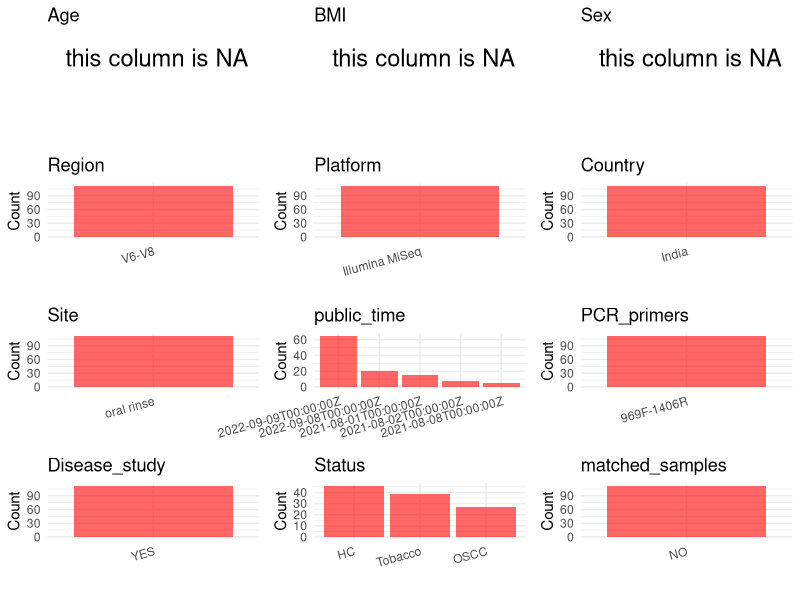

Recreate this plot in R. (Note: this script raises an error after producing the figure.)
## ---- chunk 1
# Load necessary libraries
library(dplyr)
library(ggplot2)
library(cowplot)

# Set working directory (update this path to your local directory)
setwd("/home/dongbiao/word_embedding_microbiome/all_data/oral/global-oral-microbiome/data/projects/PRJNA751046")

# Read the initial metadata files
initial_meta<-read.csv("SraRunTable.csv",header = T)

# Combine the two metadata files
#meta <- rbind(initial_meta, initial_meta1)

#Remove entries non-oral samples
#initial_meta <- subset(initial_meta,isolate %in% c("saliva","tongue coat"))

# Check the number of samples containing "HT" in Sample.Name (e.g., healthy controls)
#nrow(subset(meta, grepl("HT", Sample.Name)))

# Display the first few rows of the metadata
head(initial_meta)
## ---- chunk 2
# Create a uniform metadata dataframe
metadata <- data.frame(
  BioProject = initial_meta$BioProject,
  Run = initial_meta$Run,
  sample_name = initial_meta$Sample.Name,
  Age = NA,
  BMI = NA,
  Sex= NA,
  Region = "V6-V8",
  Platform = initial_meta$Instrument,
  Country = initial_meta$geo_loc_name_country,
  Site = "oral rinse",
  public_time = initial_meta$ReleaseDate,
  stringsAsFactors = FALSE
)
## ---- chunk 3
# Add information obtained from the publication
metadata$PCR_primers <- "969F-1406R"
metadata$title <- "Identification & correlation of bacterial diversity in oral cancer and long- term tobacco chewers- A case- control pilot study"
metadata$Disease_study <- "YES"
# Assign disease status based on sample_name patterns
metadata <- metadata %>% 
  mutate(Status = case_when(
    grepl("C",sample_name) ~ "HC",
    grepl("T",sample_name) ~ "Tobacco",
    TRUE ~ "OSCC"
  ))


#extract subject id by remove prefix of sample_name
#metadata$sample_name <- gsub("T|CR|CS|C|N|S", "", metadata$sample_name)

# Check initial data distribution
cat("Initial sample distribution:\n")
table(metadata$sample_name)
table(metadata$Site)

# Calculate sampling frequency per subject
sample_counts <- table(metadata$sample_name)
cat("\nNumber of samples per subject:\n")
print(sample_counts)

# Create matched_samples column
metadata$matched_samples <- ifelse(metadata$sample_name %in% names(sample_counts[sample_counts >= 2]), "YES", "NO")

cat("\nMatched samples distribution:\n")
table(metadata$matched_samples)

# Identify samples for removal: single samples excluding oral rinse
single_samples <- names(sample_counts[sample_counts == 1])
samples_to_remove <- metadata$sample_name %in% single_samples & !(metadata$Site %in% c("oral rinse"))

cat("\nNumber of samples to be removed:", sum(samples_to_remove), "\n")

# Remove identified samples
metadata_clean <- metadata[!samples_to_remove, ]

cat("\nFinal sample distribution after cleaning:\n")
table(metadata_clean$sample_name)
table(metadata_clean$Site)
table(metadata_clean$matched_samples)

# Use cleaned dataset for subsequent analysis
metadata <- metadata_clean
## ---- chunk 4
# Check the number of unique runs and sample names
print(paste("Number of unique runs:", length(unique(metadata$Run))))
print(paste("Number of unique sample names:", length(unique(metadata$sample_name))))
## ---- chunk 5
# Select columns for visualization
plot_data <- metadata %>%
  select(-BioProject, -Run, -sample_name, -title)

# Function to create simple plots for each column
create_simple_plots <- function(data) {
  plots <- list()
  
  for (col in colnames(data)) {
    # Check if the column is all NA
    if (all(is.na(data[[col]]))) {
      # Create an empty plot with text indicating all NA
      p <- ggplot() +
        annotate("text", x = 0.5, y = 0.5, label = "this column is NA", size = 6) +
        labs(title = col) +
        theme_void()
    } else if (is.numeric(data[[col]])) {
      # Numeric variable: histogram
      p <- ggplot(data, aes(x = .data[[col]])) +
        geom_histogram(fill = "blue", alpha = 0.6, bins = 20, na.rm = TRUE) +
        labs(title = col) +
        theme_minimal()
    } else {
      # Categorical variable: bar plot (remove NA values)
      count_data <- as.data.frame(table(data[[col]], useNA = "ifany"))
      p <- ggplot(count_data, aes(x = reorder(Var1, -Freq), y = Freq)) +
        geom_col(fill = "red", alpha = 0.6) +
        labs(title = col, x = NULL, y = "Count") +
        theme_minimal() +
        theme(axis.text.x = element_text(angle = 15, hjust = 1))
    }
    plots[[col]] <- p
  }
  
  return(plots)
}

# Generate and arrange plots
plots <- create_simple_plots(plot_data)
p<-plot_grid(plots$Age, 
          plots$BMI, 
          plots$Sex, 
          plots$Region, 
          plots$Platform, 
          plots$Country, 
          plots$Site,
          plots$public_time, 
          plots$PCR_primers,
          plots$Disease_study,
          plots$Status,
          plots$matched_samples,# add 
          ncol = 3, align = "hv", axis = "lb")
ggsave("Metadata_Summary.png", plot = p, width = 8, height = 6, dpi = 150, bg = "white")
## ---- chunk 6
knitr::include_graphics("Metadata_Summary.png")
## ---- chunk 7
# Reorder columns to match the desired format
metadata <- metadata[, c(
  "BioProject", "Run", "sample_name", "Age", "BMI", "Sex", 
  "Region", "Platform", "Country", "Site", "public_time", 
  "PCR_primers", "title", "Disease_study", "Status","matched_samples"
)]

# Export the uniform metadata to a CSV file
write.csv(metadata, file = "metadata.csv", quote = FALSE)
head(metadata)
